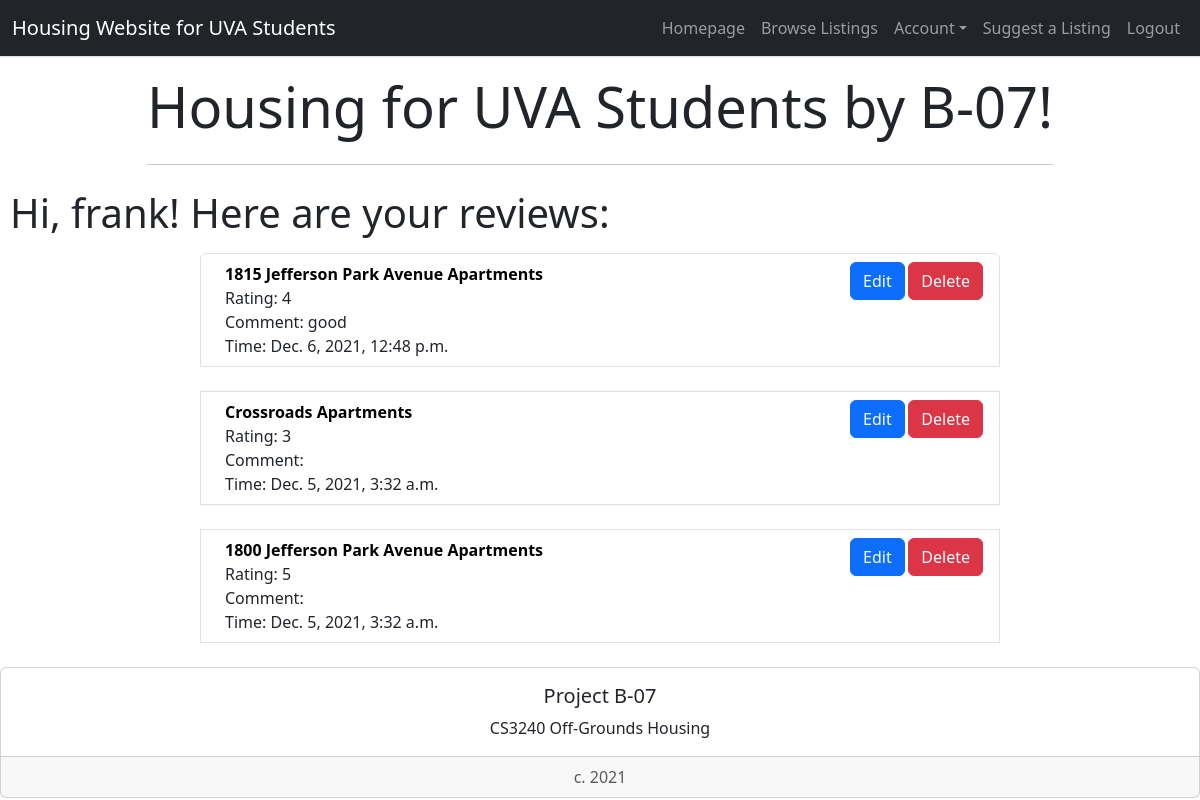
/housing/manage_reviews/ (signed in), run on the app's committed database.
### housing/models.py (models this page shows, shortened)
class Review(models.Model):
    house = models.ForeignKey(StudentHousing, on_delete=models.CASCADE)
    rating = models.IntegerField(default=0)
    comment = models.TextField(max_length=200, default="")
    pub_date = models.DateTimeField('date published')

class StudentHousing(models.Model):
    name = models.CharField(max_length=200)
    distToGrounds = models.FloatField(default=0)
    parking = models.BooleanField()
    minCost = models.IntegerField(default=0)
    maxCost = models.IntegerField(default=0)
    location = models.TextField(max_length=200, null=True)
    landlordEmail = models.CharField(max_length=200, null=True)
    landlordPhone = models.CharField(max_length=200, null=True)
    amenities = models.TextField(max_length=200, null=True)
    deadline = models.CharField(max_length=200, null=True)
    averageRating = models.FloatField(default=0)
    address = models.TextField(max_length=200, null=True)
    image = models.ImageField(blank=True, null=True) #makes it optional to include an image
    lat = models.FloatField(blank=True, null=True) #leave blank
    long = models.FloatField(blank=True, null=True) #leave blank
    def __str__(self):
        return self.name

### housing/views.py (the view)
# urls.py: path('manage_reviews/', views.user_review_list, name='review_list'),
def user_review_list(request):
    review_list = Review.objects.filter(id__in=UserProfile.objects.get(email=request.user.email).userreview_set.values_list('review_id', flat=True))
    context = {'review_list': review_list}
    return render(request, 'housing/userReviewList.html', context)

### housing/templates/housing/userReviewList.html (shortened to what this page needs)
<!doctype html>
{% load bootstrap5 %}
{% bootstrap_css %}
{% load socialaccount %}
<nav class="navbar navbar-expand-lg navbar-dark bg-dark border-bottom box-shadow mb-3">
    <div class="container-fluid">
        <a class="navbar-brand">Housing Website for UVA Students</a>
        <div class="collapse navbar-collapse justify-content-end" id="navbarNav">
            <ul class="navbar-nav">
                <li class="nav-item">
                    <a class="nav-link" href="{% url 'index' %}">Homepage</a>
                </li>
                <li class="nav-item">
                    <a class="nav-link" href="{% url 'housing:studentHousingList' %}">Browse Listings</a>
                </li>
                {% if user.is_authenticated %}
                <li class="nav-item dropdown">
                    <a class="nav-link dropdown-toggle" data-bs-toggle="dropdown" href="#" role="button" id="dropdownMenuLink" aria-haspopup="true" aria-expanded="false">Account</a>
                </li>
                <li class="nav-item">
                    <a class="nav-link" href="{% url 'housing:submission' %}">Suggest a Listing</a>
                </li>
                <li class="nav-item">
                    <a class="nav-link" href="{% url 'housing:logout' %}">Logout</a>
                </li>
                {% else %}
                <li class="nav-item">
                    <a class="nav-link" href="{% provider_login_url 'google' %}">Login</a>
                </li>
                {% endif %}
            </ul>
        </div>
    </div>
</nav>
<div class="container">
    <div class="col d-flex justify-content-center">
        <div class="jumbotron">
            <h1 class="display-4">Housing for UVA Students by B-07!</h1>
            <hr class="my-4">
        </div>
    </div>
</div>
{% if user.is_authenticated %}
<div style="font-size:120%">
    <p class="font-weight-bold display-6" style="margin-left: 10px">Hi, {{ user.username }}! Here are your reviews:</p>
</div>
{% endif %}
{% if review_list %}
    <ol class="list-group col-md-8 offset-md-2">
    {% for review in review_list %}
        <li class="list-group-item d-flex justify-content-between align-items-start">
            <div class="ms-2 me-auto">
                <div class="fw-bold"><a style="text-decoration:none; color:black;" href="{% url 'housing:detail' review.house.id %}">{{ review.house }}</a></div>
                Rating: {{ review.rating }}<br>
                Comment: {{ review.comment }}<br>
                Time: {{ review.pub_date }}
            </div>
            <small><a class="btn btn-primary" href="{% url 'housing:review_edit' review.id %}">Edit</a> <a class="btn btn-danger" href="{% url 'housing:review_delete' review.id review.house.id%}">Delete</a></small>
        </li>
        <br>
    {% endfor %}
    </ol>
{% else %}
    <p>No reviews available.</p>
{% endif %}
<div style="bottom:0; width:100%" class="card text-center">
    <div class="card-body">
        <h5 class="card-title">Project B-07</h5>
        <p class="card-text">CS3240 Off-Grounds Housing</p>
    </div>
    <div class="card-footer text-muted">
        c. 2021
    </div>
</div>

### data on the page
Review: house "1815 Jefferson Park Avenue Apartments", rating "4", comment "good", pub_date "Dec. 6, 2021, 12:48 p.m."
Review: house "Crossroads Apartments", rating "3", pub_date "Dec. 5, 2021, 3:32 a.m."
Review: house "1800 Jefferson Park Avenue Apartments", rating "5", pub_date "Dec. 5, 2021, 3:32 a.m."

### other printed values
{{ user.username }} "frank"
